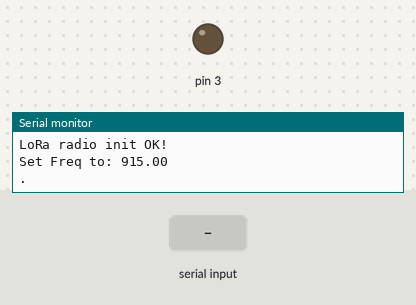
Bench run of a sketch on a simulated Arduino Uno, built with avr-gcc and run on an emulated ATmega328P. Parts: output pins drawn as LEDs (lit = HIGH), the last lines printed to the serial monitor. Inputs (shaded band) come from the test bench. No radio packets arrive unless stated; pins used as bus, display or sensor lines are not drawn.

Above: at 1.3 s.
1.4 s: "0B 12 20 23\n" received over Serial
At 2.6 s:
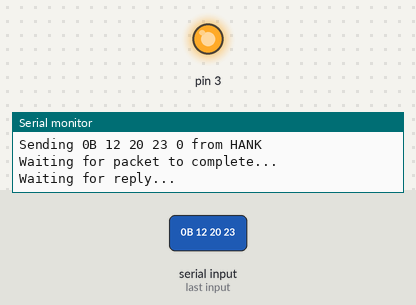
Timing chart, 0 to 4.8 s (numbered marks = the images above; inputs shaded):
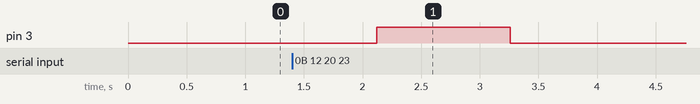

Measured:
- after the input at 1.4 s, pin 3: LOW → HIGH after 0.72 s, → LOW 1.1 s later

The sketch:

SerialRead.ino
```cpp
/*----------------------------------------------------------------------------LoRa Variables--------------------------------------------------------------------------------*/
#include <SPI.h>
#include <RH_RF95.h>

#define RFM95_CS 10
#define RFM95_RST 7
#define RFM95_INT 2
#define node_id "HANK"

// Change to 434.0 or other frequency, must match RX's freq!
#define RF95_FREQ 915.0

// Singleton instance of the radio driver
RH_RF95 rf95(RFM95_CS, RFM95_INT);
/*----------------------------------------------------------------------------Song Setup--------------------------------------------------------------------------------*/
#include "pitches.h"

// notes in the melody:
int melody[] = {NOTE_CS8};

// note durations: 4 = quarter note, 8 = eighth note, etc.:
int noteDurations[] = {4};

void playmusic(){
  for (int thisNote = 0; thisNote < 1; thisNote++) {

    // to calculate the note duration, take one second divided by the note type.
    //e.g. quarter note = 1000 / 4, eighth note = 1000/8, etc.
    int noteDuration = 1000 / noteDurations[thisNote];
    tone(8, melody[thisNote], noteDuration);

    // to distinguish the notes, set a minimum time between them.
    // the note's duration + 30% seems to work well:
    int pauseBetweenNotes = noteDuration * 1.30;
    delay(pauseBetweenNotes);
    // stop the tone playing:
    noTone(8);
  }
}


/*----------------------------------------------------------------------------LoRa Setup--------------------------------------------------------------------------------*/
void setup() {
  pinMode(RFM95_RST, OUTPUT);
  pinMode(3,HIGH);
  digitalWrite(RFM95_RST, HIGH);

  while (!Serial);
  Serial.begin(9600);
  delay(100);

  Serial.println("Arduino LoRa TX Test!");

  // manual reset
  digitalWrite(RFM95_RST, LOW);
  delay(10);
  digitalWrite(RFM95_RST, HIGH);
  delay(10);

  while (!rf95.init()) {
    Serial.println("LoRa radio init failed");
    while (1);
  }
  Serial.println("LoRa radio init OK!");

  // Defaults after init are 434.0MHz, modulation GFSK_Rb250Fd250, +13dbM
  if (!rf95.setFrequency(RF95_FREQ)) {
    Serial.println("setFrequency failed");
    while (1);
  }
  Serial.print("Set Freq to: "); Serial.println(RF95_FREQ);

  // Defaults after init are 434.0MHz, 13dBm, Bw = 125 kHz, Cr = 4/5, Sf = 128chips/symbol, CRC on

  // The default transmitter power is 13dBm, using PA_BOOST.
  // If you are using RFM95/96/97/98 modules which uses the PA_BOOST transmitter pin, then
  // you can set transmitter powers from 5 to 23 dBm:
  rf95.setTxPower(23, false);
}

int packetnum = 0;

void LoRaSend(String loramessage){
  digitalWrite(3,HIGH);
  Serial.println("Sending to rf95_server");
  // Send a message to rf95_server

  String radiopacket = loramessage;
  radiopacket += " ";
  radiopacket += String(packetnum++);
  radiopacket += " from ";
  radiopacket += node_id;

  Serial.print("Sending "); Serial.println(radiopacket); delay(10);
  rf95.send((uint8_t*)radiopacket.c_str(), radiopacket.length()+1);

  Serial.println("Waiting for packet to complete..."); delay(10);
  rf95.waitPacketSent();
  // Now wait for a reply
  uint8_t buf[RH_RF95_MAX_MESSAGE_LEN];
  uint8_t len = sizeof(buf);

  Serial.println("Waiting for reply...");
  delay(10);
    if (rf95.waitAvailableTimeout(1000))
    {
      // Should be a reply message for us now
      if (rf95.recv(buf, &len))
      {
        playmusic();
        Serial.print("Got reply: ");
        Serial.println((char*)buf);
        Serial.print("RSSI: ");
        Serial.println(rf95.lastRssi(), DEC);
      }
      else
      {
        Serial.println("Receive failed");
      }
    }
    else
    {
      Serial.println("No reply, is there a listener around? Attempting to send again");
    }
  digitalWrite(3,LOW);
}

void loop() {
  char mystr[22] = "testing";
  Serial.readBytes(mystr,11); //Read the serial data and store in var
  String recmessage = String(mystr);
  if (recmessage == "0B 12 20 23")
  {
    Serial.print("Correct ID: "); //Print data on Serial Monitor
    Serial.print(recmessage); //Print data on Serial Monitor
    LoRaSend(recmessage);
    Serial.print("\n");
  }
  else{
    Serial.print(".");
  }
  delay(1000);
}
```

pitches.h
```cpp
/*************************************************
 * Public Constants
 *************************************************/

#define NOTE_B0  31
#define NOTE_C1  33
#define NOTE_CS1 35
#define NOTE_D1  37
#define NOTE_DS1 39
#define NOTE_E1  41
#define NOTE_F1  44
#define NOTE_FS1 46
#define NOTE_G1  49
#define NOTE_GS1 52
#define NOTE_A1  55
#define NOTE_AS1 58
#define NOTE_B1  62
#define NOTE_C2  65
#define NOTE_CS2 69
#define NOTE_D2  73
#define NOTE_DS2 78
#define NOTE_E2  82
#define NOTE_F2  87
#define NOTE_FS2 93
#define NOTE_G2  98
#define NOTE_GS2 104
#define NOTE_A2  110
#define NOTE_AS2 117
#define NOTE_B2  123
#define NOTE_C3  131
#define NOTE_CS3 139
#define NOTE_D3  147
#define NOTE_DS3 156
#define NOTE_E3  165
#define NOTE_F3  175
#define NOTE_FS3 185
#define NOTE_G3  196
#define NOTE_GS3 208
#define NOTE_A3  220
#define NOTE_AS3 233
#define NOTE_B3  247
#define NOTE_C4  262
#define NOTE_CS4 277
#define NOTE_D4  294
#define NOTE_DS4 311
#define NOTE_E4  330
#define NOTE_F4  349
#define NOTE_FS4 370
#define NOTE_G4  392
#define NOTE_GS4 415
#define NOTE_A4  440
#define NOTE_AS4 466
#define NOTE_B4  494
#define NOTE_C5  523
#define NOTE_CS5 554
#define NOTE_D5  587
#define NOTE_DS5 622
#define NOTE_E5  659
#define NOTE_F5  698
#define NOTE_FS5 740
#define NOTE_G5  784
#define NOTE_GS5 831
#define NOTE_A5  880
#define NOTE_AS5 932
#define NOTE_B5  988
#define NOTE_C6  1047
#define NOTE_CS6 1109
#define NOTE_D6  1175
#define NOTE_DS6 1245
#define NOTE_E6  1319
#define NOTE_F6  1397
#define NOTE_FS6 1480
#define NOTE_G6  1568
#define NOTE_GS6 1661
#define NOTE_A6  1760
#define NOTE_AS6 1865
#define NOTE_B6  1976
#define NOTE_C7  2093
#define NOTE_CS7 2217
#define NOTE_D7  2349
#define NOTE_DS7 2489
#define NOTE_E7  2637
#define NOTE_F7  2794
#define NOTE_FS7 2960
#define NOTE_G7  3136
#define NOTE_GS7 3322
#define NOTE_A7  3520
#define NOTE_AS7 3729
#define NOTE_B7  3951
#define NOTE_C8  4186
#define NOTE_CS8 4435
#define NOTE_D8  4699
#define NOTE_DS8 4978
```
